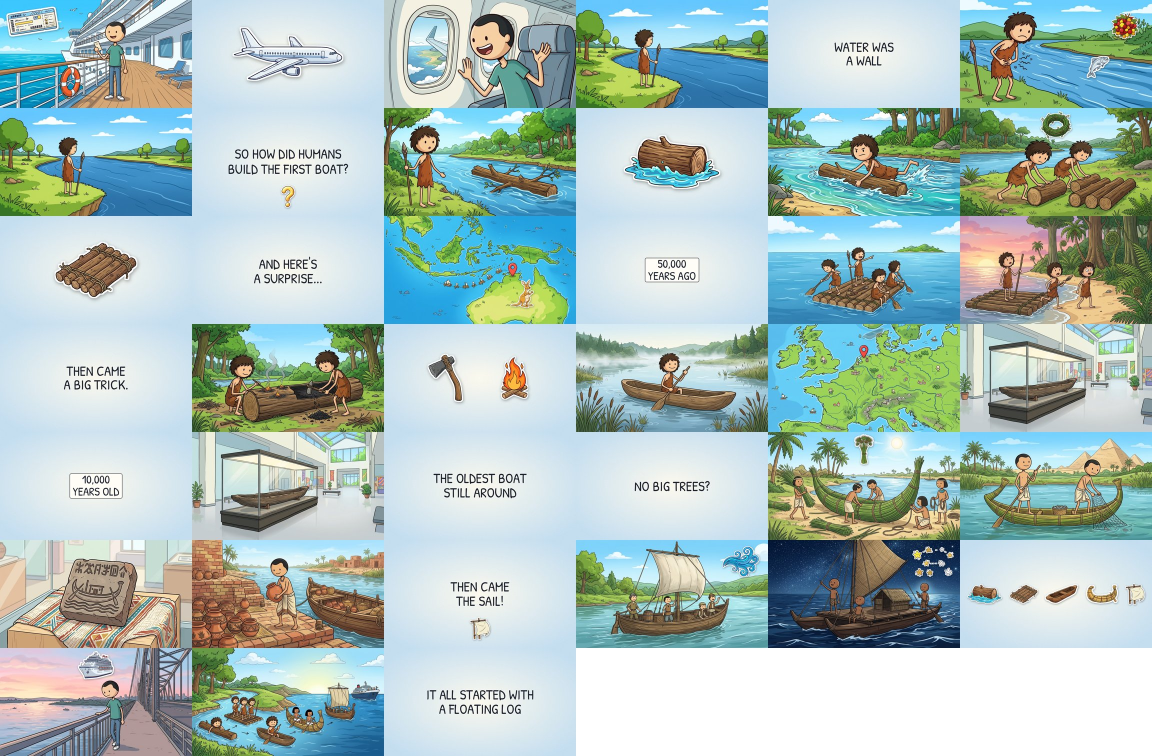
#> input picture skills/stickman-hybrid/example/boat_hi/contact_sheet.jpg, 2304 x 1512 px, given as the content of the folder ../example/boat_hi/contact_sheet.jpg, which was not available (shown at 1/2 size)
$ python key.py ../example/boat_hi/contact_sheet.jpg ../example/cooking/contact_sheet.jpg
#> lines starting #> are read from the running program, lines starting #| are printed output that depends on the picture; after the words box and inside, x2 and y2 are one past the last pixel; in counts of white or black regions, pixels touching at a corner belong together
#> in magentaness, `return np.minimum(r, b) - g`:
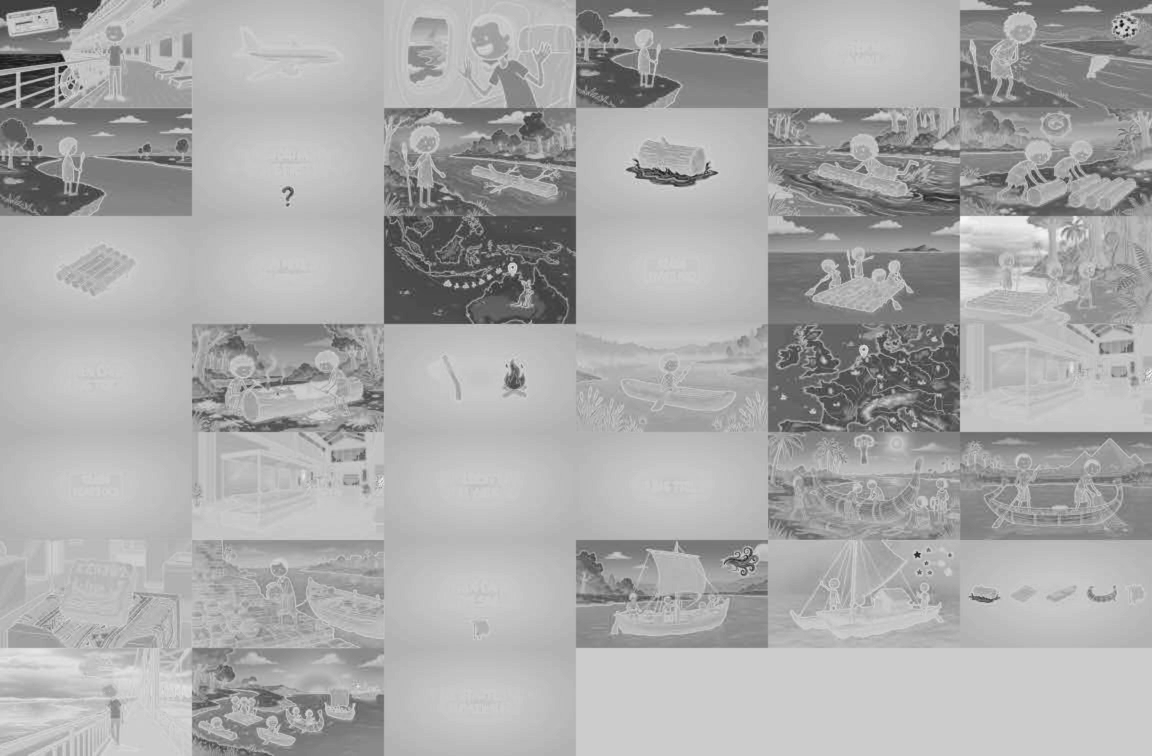
#> returned value: shape (1512, 2304) float64 (shown at 1/2 size); min -204, max 50, mean -34.8; drawn with min black and max white
#> in bg_is_magenta, `ring = np.concatenate([mg[0], mg[-1], mg[:, 0], mg[:, -1]])`: ring = 7632 values, max 40 at index 6866, min -179 at index 4732, mean -38.43
### skills/stickman-hybrid/scripts/cutout.py
# -*- coding: utf-8 -*-
"""Flow returns each element as one object on flat white. Turn that into a
clean transparent PNG: luminance threshold + flood fill from the border, so
white *inside* the object stays opaque.

usage:  python cutout.py <src_dir> <dst_dir>
        python cutout.py --demo        # self-check, no Flow needed
"""
import os, sys, glob
import numpy as np
from PIL import Image
from scipy import ndimage

WHITE_LO, WHITE_HI = 228, 248      # alpha ramps from 1 to 0 across this band
#> WHITE_LO = 228; WHITE_HI = 248
MIN_PIECE = 0.02                   # drop components under 2% of the biggest:
                                   # the watermark and stray specks, never a real
                                   # second piece (three grains, a boulder cluster)


# [15 lines left out: function drop_specks, not called in this run]


def cutout(src, pad=12):
#> called with src = '_only/contact_sheet.jpg', pad = 10
    im = Image.open(src).convert("RGB")
#> im is the input picture: PIL image 2304x1512 RGB; mean R, G, B 170.5, 192.2, 188.5
    a = np.asarray(im).astype(np.int16)
    lum = a.max(axis=2)                       # max channel: a pale tint is not white
    sat = a.max(axis=2) - a.min(axis=2)
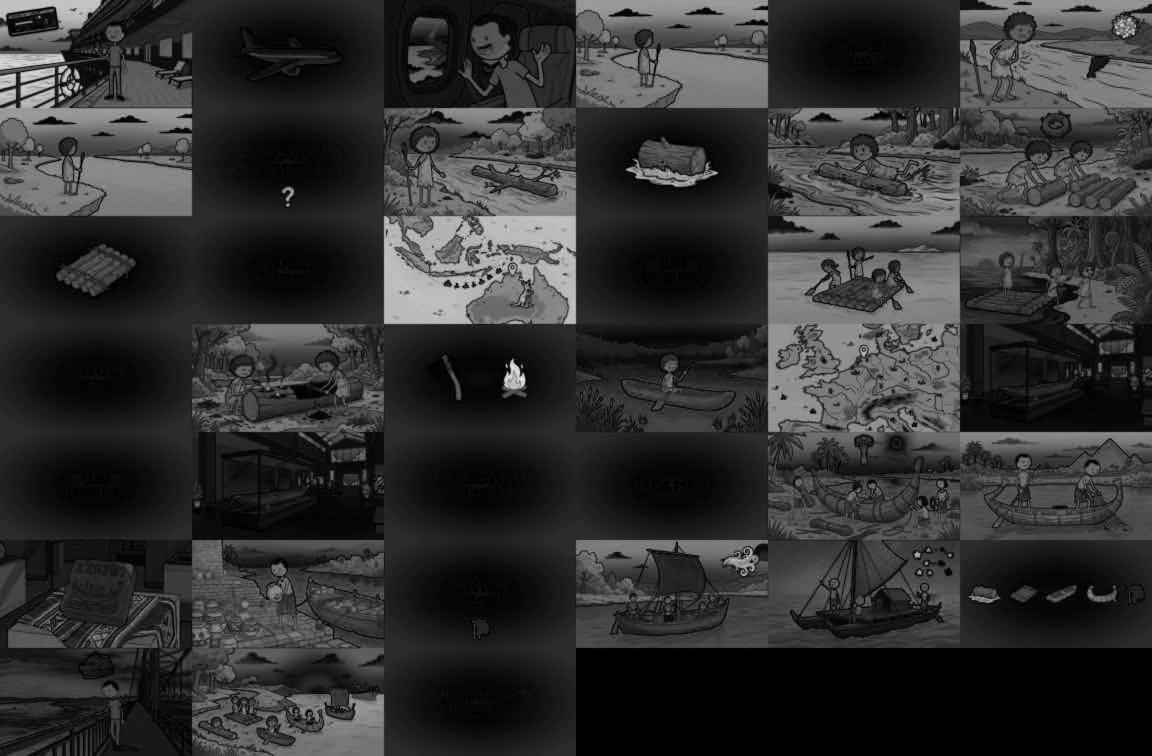
#> sat: shape (1512, 2304) int16 (shown at 1/2 size); min 0, max 239, mean 48.7
    paperish = (lum >= WHITE_LO) & (sat <= 22)
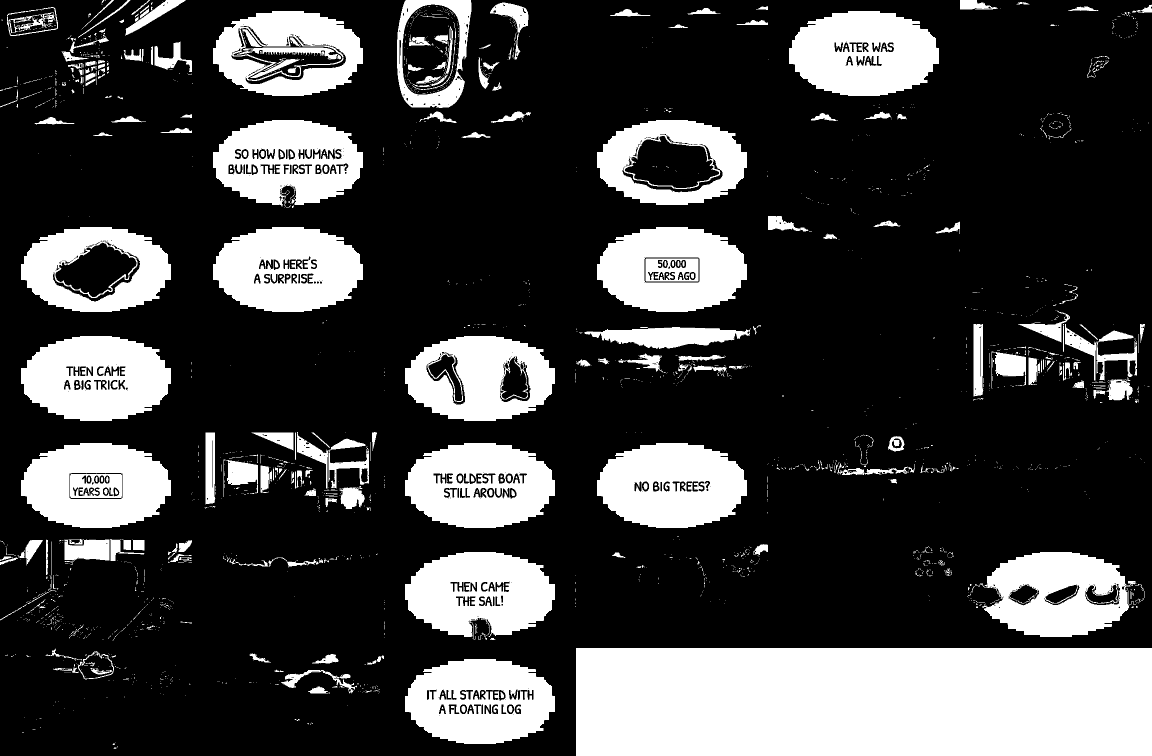
#> paperish: shape (1512, 2304) bool (shown at 1/2 size); 25.3% white; 2263 white regions (1945 under 20 px), largest, box (x1, y1, x2, y2) and area: (1152, 1296, 2304, 1512) 248832, (1194, 886, 1494, 1056) 38757, (1578, 22, 1878, 192) 38559

    # background = the near-white region connected to the border, so enclosed
    # white (a window pane, the gap in a hourglass frame) survives
    lbl, n = ndimage.label(paperish)
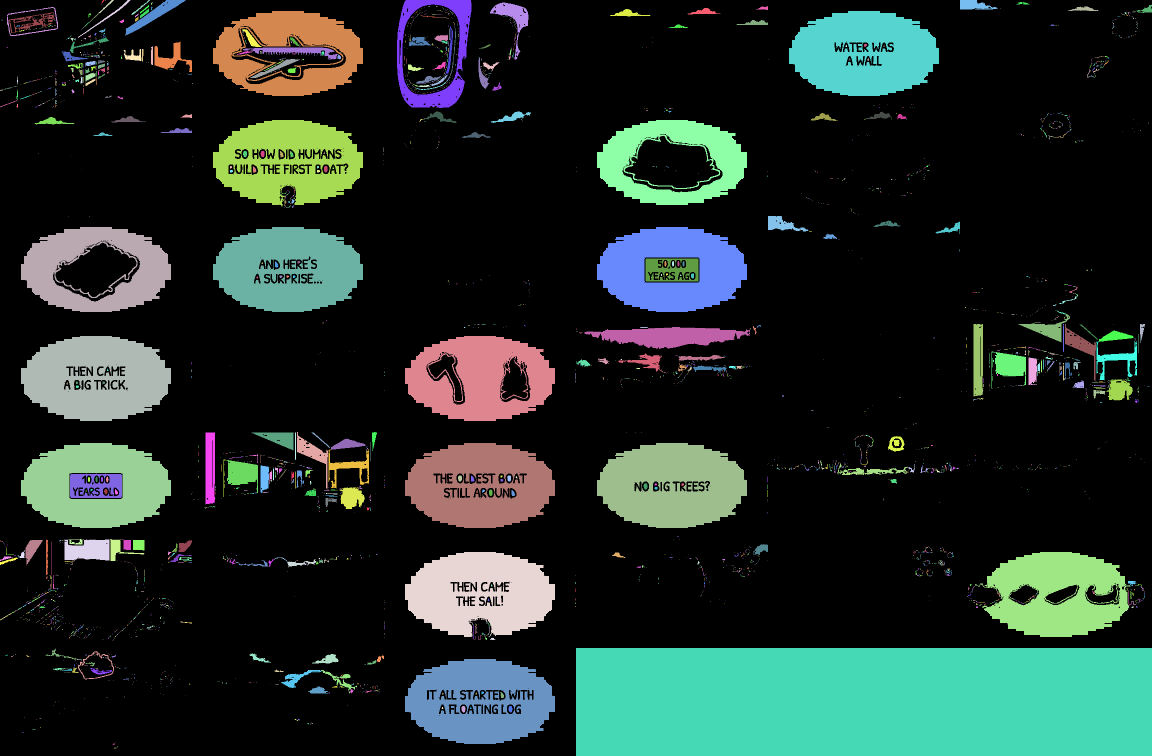
#> lbl: shape (1512, 2304) int32 (shown at 1/2 size); 3222 distinct labels, from 0 to 3221; one colour per label, 0 black
#> n = 3221
    border = set(lbl[0].tolist()) | set(lbl[-1].tolist()) | \
             set(lbl[:, 0].tolist()) | set(lbl[:, -1].tolist())
#> border = 17 items
    border.discard(0)
    bg = np.isin(lbl, list(border)) if border else np.zeros_like(paperish)
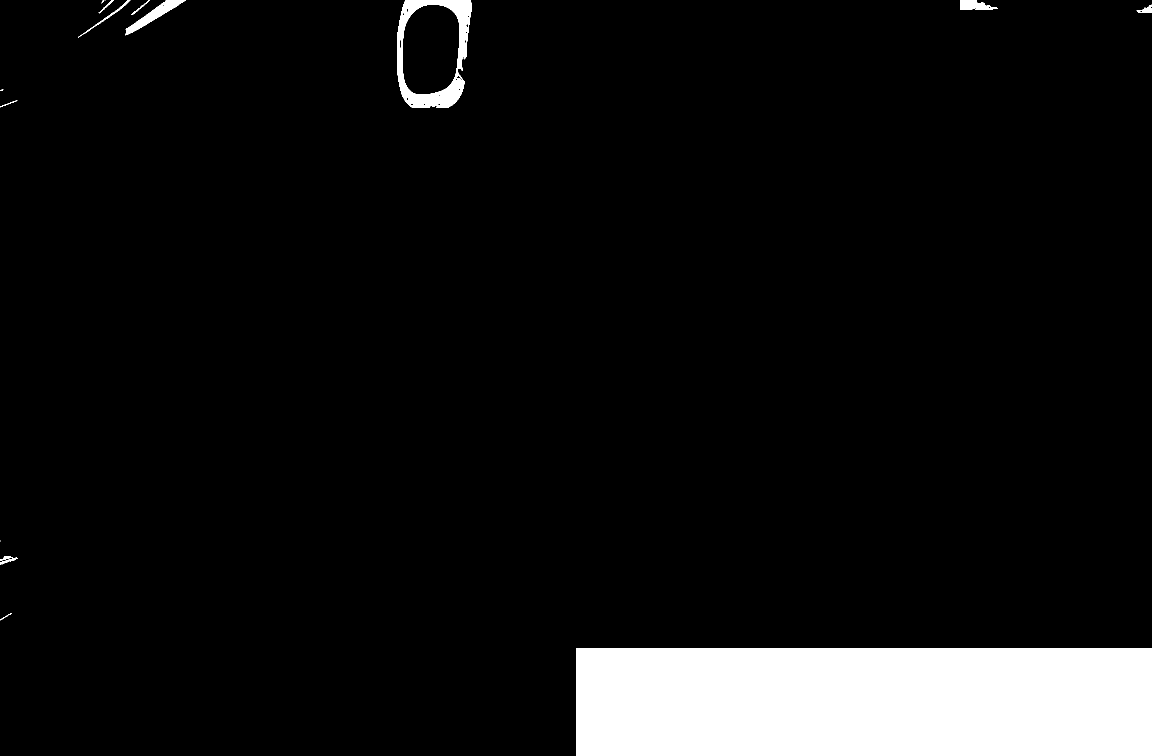
#> bg: shape (1512, 2304) bool (shown at 1/2 size); 7.6% white; 16 white regions (4 under 20 px), largest, box (x1, y1, x2, y2) and area: (1152, 1296, 2304, 1512) 248832, (794, 0, 943, 216) 10273, (251, 0, 372, 71) 2050

    # An enclosed region that is the SAME colour as the border background, and
    # flat, is a hole the background shows through -- the gap inside a shovel's
    # D-grip. Reachability alone cannot see it, and it is what left white
    # sitting in that grip. A real white object part is never this exact:
    # the cream mug reads 244 and the cement sack 246, both far outside the
    # tolerance, and both carry shading (a much higher spread).
    if border:
        ref = a[bg].mean(axis=0)
#> ref = [254.3, 254.4, 253.8]
        for i in range(1, n + 1):
            if i in border:
                continue
            m = lbl == i
            if m.sum() < 300:
                continue
            px = a[m]
            if np.abs(px.mean(axis=0) - ref).max() < 4 and px.std() < 6:
                bg = bg | m

    # Anything not reached from the border is subject -- INCLUDING white.
    # That is the whole point of this path: a phone screen, a cream mug and a
    # cement sack are all white-ish and all enclosed, so luminance alone must
    # never decide. Only reachability, or an exact background-colour match, does.
    alpha = (~bg).astype(float)

    # ...except magenta. These images were all prompted on magenta, so when one
    # comes back mostly white the model has usually still left magenta in the
    # enclosed holes (the shovel's D-grip). Reachability cannot get in there,
    # but the key colour is unambiguous wherever it appears.
    from key import magentaness, KEY_HI
    mg = magentaness(a.astype(float))
    alpha = np.where(mg > KEY_HI, 0.0, alpha)

    alpha = drop_specks(alpha)

    # The rim pixels here are raw JPEG blends toward the white background, so
    # they read as a pale halo, and weak magenta spill reads violet. Same cure
    # as the magenta path: hand every unconfident pixel the colour of the
    # nearest confident one, so a rim can never be lighter than its object.
    # Erode to pick the confident pixels: alpha here is still hard 0/1 (the
    # feather is applied further down), so without eroding, the boundary band
    # counts as confident and keeps its pale JPEG blend -- which is exactly the
    # halo this is meant to remove.
    rgb = np.asarray(im).astype(float)
    conf = ndimage.binary_erosion(alpha > 0.5, iterations=2) & (mg <= 10)
    if conf.any():
        idx = ndimage.distance_transform_edt(~conf, return_indices=True)[1]
        rgb = np.where(conf[..., None], rgb, rgb[idx[0], idx[1]])

    # Erode 1px inward before feathering so light JPEG boundary fringes never survive
    alpha_mask = ndimage.binary_erosion(alpha > 0.5, iterations=1)
    alpha = np.where(alpha_mask, alpha, 0.0)

    out = np.dstack([np.clip(rgb, 0, 255).astype(np.uint8), (alpha * 255).astype(np.uint8)])
    img = Image.fromarray(out, "RGBA")
    from PIL import ImageFilter
    img.putalpha(img.getchannel("A").filter(ImageFilter.GaussianBlur(0.6)))
    bb = img.getbbox()
    if bb:
        x0, y0, x1, y1 = bb
        img = img.crop((max(0, x0 - pad), max(0, y0 - pad),
                        min(img.width, x1 + pad), min(img.height, y1 + pad)))
    return img


# [23 lines left out: function demo, not called in this run]


# [12 lines that do not run on import are left out]

### skills/stickman-hybrid/scripts/key.py
# -*- coding: utf-8 -*-
"""Chroma-key the fixed magenta background off a Flow element and write a
transparent PNG.

Why magenta and not white: white keying can only remove background that is
connected to the image border, so an enclosed white region is ambiguous -- the
phone's screen must stay, the hourglass frame's gaps must go, and nothing in
the pixels says which is which. A background colour the object never contains
removes that ambiguity: every magenta pixel is background, inside or outside.

usage:  python key.py <src_dir> <dst_dir>
        python key.py --demo
"""
import os, sys, glob
import numpy as np
from PIL import Image, ImageFilter
from scipy import ndimage

# "Magenta-ness": how far red AND blue both sit above green. Pure magenta
# scores 255. Every colour in the VOX palette scores at or below zero --
# cream -12, coral -15, muted blue -36, terracotta -34, black/grey/white 0 --
# so this separates background from subject far more cleanly than Euclidean
# distance to the key colour, which was still passing dark magenta JPEG fringe
# through and despilling it into a navy outline.
KEY_HI = 15.0    # at or above this, it is background
KEY_LO = -15.0   # at or below this, it is subject

# Saturation gate, calibrated PER IMAGE. A 1-2px dark bar against magenta (the
# truck's handrail, the crane's lattice) has its chroma contaminated by JPEG's
# half-resolution colour and reads as magenta-ish but dull, so saturation is
# what separates it from true background. The thresholds cannot be constants:
# the model does not always render the same magenta -- most images come back at
# saturation ~253, but the dunes came back at 155, and fixed thresholds then
# read that whole background as "dull magenta" and restored it as a grey slab.
SAT_HI_FRAC = 0.85   # at this fraction of the measured background saturation, background
SAT_LO_FRAC = 0.45   # below this fraction, subject


def magentaness(a):
    r, g, b = a[..., 0], a[..., 1], a[..., 2]
    return np.minimum(r, b) - g


# [99 lines left out: functions key, coverage, bleed, not called in this run]


REDO_OVER = 2.5    # b2 1.57, b3 1.48 -- the ones judged perfect sit well under this


def bg_is_magenta(src):
    """Judge from the border ring, not the whole frame: an object that fills
    95% of the image (the window frame) leaves only a sliver of background,
    and a coverage test reads that as 'not magenta' and picks the wrong path."""
    a = np.asarray(Image.open(src).convert("RGB")).astype(float)
    mg = magentaness(a)
    ring = np.concatenate([mg[0], mg[-1], mg[:, 0], mg[:, -1]])
    return np.median(ring) > KEY_HI


def extract(src, pad=10):
    """Nano Banana honours the magenta background about nine times in ten; the
    rest come back on plain white. Pick the method that matches what actually
    arrived rather than failing on the minority: magenta keys everywhere at
    once, white can only be flood-filled inward from the border (so interior
    holes stay filled -- fine for the simple shapes that tend to come back
    this way, and the reason magenta is still the default)."""
    if bg_is_magenta(src):
        return key(src, pad=pad), "magenta"
    from cutout import cutout
    return cutout(src, pad=pad), "white"


# [20 lines left out: function demo, not called in this run]


if __name__ == "__main__":
    if "--demo" in sys.argv:
        demo(); raise SystemExit
    if "--qc" in sys.argv:
        src = sys.argv[sys.argv.index("--qc") + 1]
        bad = []
        for f in sorted(glob.glob(os.path.join(src, "*.jpg"))):
            s = bleed(f)
            if s > REDO_OVER:
                bad.append((s, os.path.basename(f)))
        for s, n in sorted(bad, reverse=True):
            print("REDO %6s  %s" % ("white" if s == float("inf") else "%.2f%%" % s, n))
        print("%d of %d need regenerating" % (len(bad), len(glob.glob(os.path.join(src, "*.jpg")))))
        raise SystemExit
    src, dst = sys.argv[1], sys.argv[2]
    os.makedirs(dst, exist_ok=True)
    for f in sorted(glob.glob(os.path.join(src, "*.jpg")) + glob.glob(os.path.join(src, "*.png"))):
        o = os.path.join(dst, os.path.splitext(os.path.basename(f))[0] + ".png")
#> (the run stopped early here; a loop or call above may not have finished)
